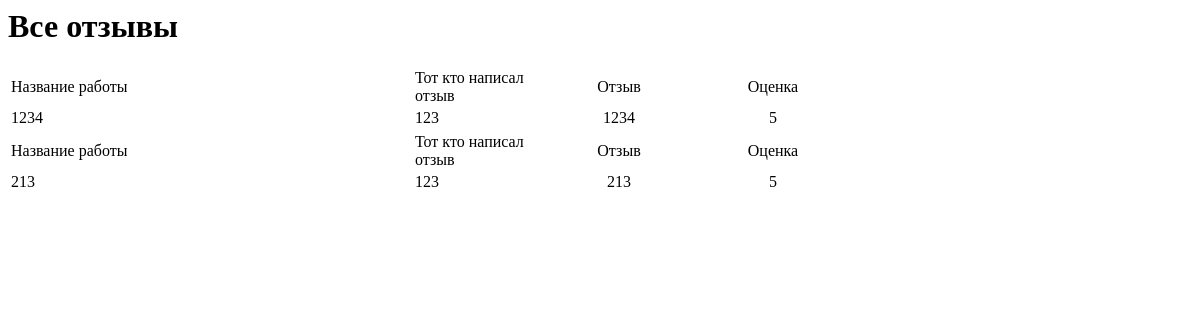
The app's page /reviews, older data.
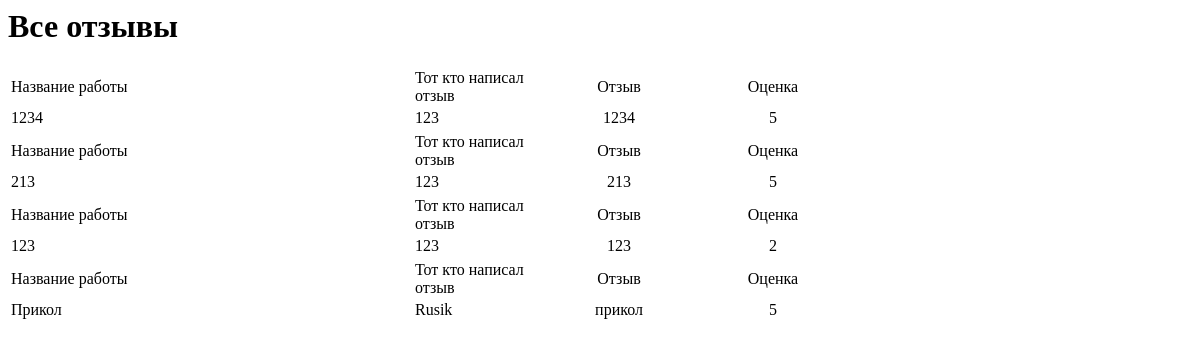
The same page, newer data.
### data/reviews.py (models this page shows)
class Review(SqlAlchemyBase, UserMixin, SerializerMixin):
    __tablename__ = 'review'
    id = sqlalchemy.Column(sqlalchemy.Integer, primary_key=True, autoincrement=True)
    text = sqlalchemy.Column(sqlalchemy.String, nullable=True, default="")
    grade = sqlalchemy.Column(sqlalchemy.Integer, nullable=True)
    order_id = sqlalchemy.Column(sqlalchemy.Integer, sqlalchemy.ForeignKey("order.id"))
    order = orm.relationship('Order')

### data/users.py (models this page shows, shortened)
class User(SqlAlchemyBase, UserMixin, SerializerMixin):
    __tablename__ = 'users'
    id = sqlalchemy.Column(sqlalchemy.Integer, primary_key=True, autoincrement=True)
    login = sqlalchemy.Column(sqlalchemy.String, nullable=True)
    email = sqlalchemy.Column(sqlalchemy.String, index=True, unique=True, nullable=True)
    hashed_password = sqlalchemy.Column(sqlalchemy.String, nullable=True)
    orders = orm.relationship("Order", back_populates='user')

### server.py (the view)
@app.route("/reviews")
def reviews():
    db_sess = db_session.create_session()
    review = db_sess.query(Review).all()
    users = db_sess.query(User).all()
    names = {name.id: name.login for name in users}
    orders = db_sess.query(Order).all()
    order = {order.id: names[order.user_id] for order in orders}
    return render_template("all_review.html", jobs=review, names=order, title='Отзывы')

### data/db_session.py (called while the page is built)
def create_session() -> Session:
    global __factory
    return __factory()

### templates/all_review.html
{% block content %}
    <h1>Все отзывы</h1>
    {% for job in jobs %}
        <div>
            <table class="table table-success table-striped">
                <tr>
                    <td width="400px">Название работы</td>
                    <td width="150px">Тот кто написал отзыв</td>
                    <td width="100px" align="center">Отзыв</td>
                    <td width="200px" align="center">Оценка</td>
                </tr>
                <tr>
                    <td>{{ job.text.capitalize() }}</td>
                    <td>{{ names[job.id]}}</td>
                    <td align="center">{{ job.text }}</td>
                    <td align="center">{{ job.grade }}</td>
                </tr>
            </table>
        </div>
    {% endfor %}
{% endblock %}

Row changes from the older to the newer data that the page shows:
added Review: text "123", {{ names[job.id] }} "123", grade "2"
added Review: text "Прикол", text "прикол", grade "5"
added User: login "Rusik"
